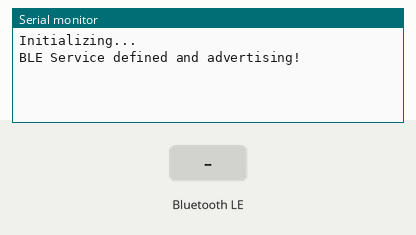
The sketch below on a simulated ESP32. Parts: the last lines printed to the serial monitor. The test bench sets the inputs (shaded band). Nothing arrives over Bluetooth unless stated; a phone connects over Bluetooth LE 3 s after start.

Above: at 1.2 s.
1.3 s: Bluetooth LE write "1" received
At 2.0 s:
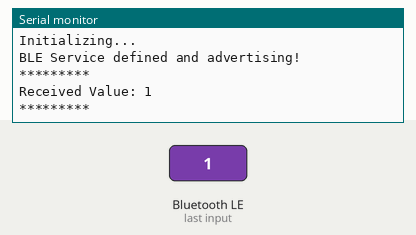
2.8 s: Bluetooth LE write "0" received
At 2.96 s:
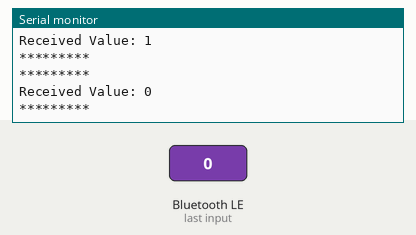
5.5 s: Bluetooth LE write "2" received
At 5.9 s:
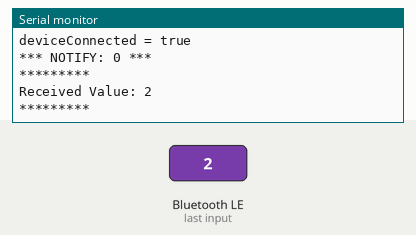
Timing chart, 0 to 8.5 s (numbered marks = the images above; inputs shaded):
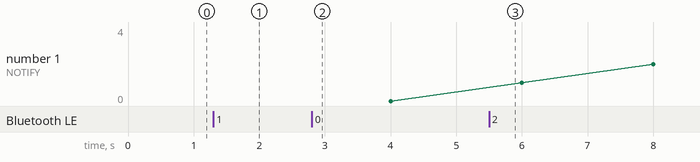

Measured:
- after the input at 1.3 s, the serial monitor: prints a new line at once (image 1)
- after the input at 2.8 s, the serial monitor: prints a new line at once (image 2)
- after the input at 5.5 s, the serial monitor: prints a new line at once (image 3)

The sketch:

ble-beacon-tester.ino
```cpp
#include <BLEDevice.h>
#include <BLEServer.h>
#include <BLEUtils.h>
#include <BLE2902.h>

// ==== Configuration ====
#define DEVICE_NAME            "ESP32"
#define SERVICE_UUID           "7A0247E7-8E88-409B-A959-AB5092DDB03E"
#define CHARACTERISTIC_UUID    "82258BAA-DF72-47E8-99BC-B73D7ECD08A5"
// =======================

BLEServer *pServer;
BLECharacteristic *pCharacteristic;
bool deviceConnected = false;
uint8_t value = 0;

// --- Server Callbacks ---
class MyServerCallbacks: public BLEServerCallbacks {
    void onConnect(BLEServer* pServer) {
      deviceConnected = true;
      Serial.println("deviceConnected = true");
    };

    void onDisconnect(BLEServer* pServer) {
      deviceConnected = false;
      Serial.println("deviceConnected = false");
      // Restart advertising
      BLEAdvertising* pAdvertising = pServer->getAdvertising();
      pAdvertising->start();
      Serial.println("Advertising restarted");
    }
};

// --- Characteristic Callbacks ---
class MyCallbacks: public BLECharacteristicCallbacks {
    void onWrite(BLECharacteristic *pCharacteristic) {
      std::string rxValue = std::string(pCharacteristic->getValue().c_str());

      if (rxValue.length() > 0) {
        Serial.println("*********");
        Serial.print("Received Value: ");
        for (int i = 0; i < rxValue.length(); i++) {
          Serial.print(rxValue[i]);
        }
        Serial.println();
        Serial.println("*********");
      }
    }
};

void setup() {
  Serial.begin(115200);
  Serial.println();
  Serial.println("Initializing...");
  Serial.flush();

  // Init BLE
  BLEDevice::init(DEVICE_NAME);

  // Create BLE Server
  pServer = BLEDevice::createServer();
  pServer->setCallbacks(new MyServerCallbacks());

  // Create BLE Service
  BLEService *pService = pServer->createService(SERVICE_UUID);

  // Create BLE Characteristic
  pCharacteristic = pService->createCharacteristic(
                      CHARACTERISTIC_UUID,
                      BLECharacteristic::PROPERTY_READ   |
                      BLECharacteristic::PROPERTY_WRITE  |
                      BLECharacteristic::PROPERTY_NOTIFY
                    );

  pCharacteristic->setCallbacks(new MyCallbacks());
  pCharacteristic->addDescriptor(new BLE2902());

  // Start the Service
  pService->start();

  // ---- Advertising ----
  BLEAdvertising* pAdvertising = BLEDevice::getAdvertising();
  pAdvertising->addServiceUUID(SERVICE_UUID);     // Make sure service UUID appears
  pAdvertising->setScanResponse(true);            // Include UUID in scan response
  pAdvertising->setMinPreferred(0x06);            // Optional
  pAdvertising->setMinPreferred(0x12);            // Optional

  // Start Advertising
  pAdvertising->start();
  Serial.println("BLE Service defined and advertising!");
}

void loop() {
  if (deviceConnected) {
    Serial.printf("*** NOTIFY: %d ***\n", value);
    pCharacteristic->setValue(&value, 1);
    pCharacteristic->notify();
    value++;
  }
  delay(2000);
}
```
